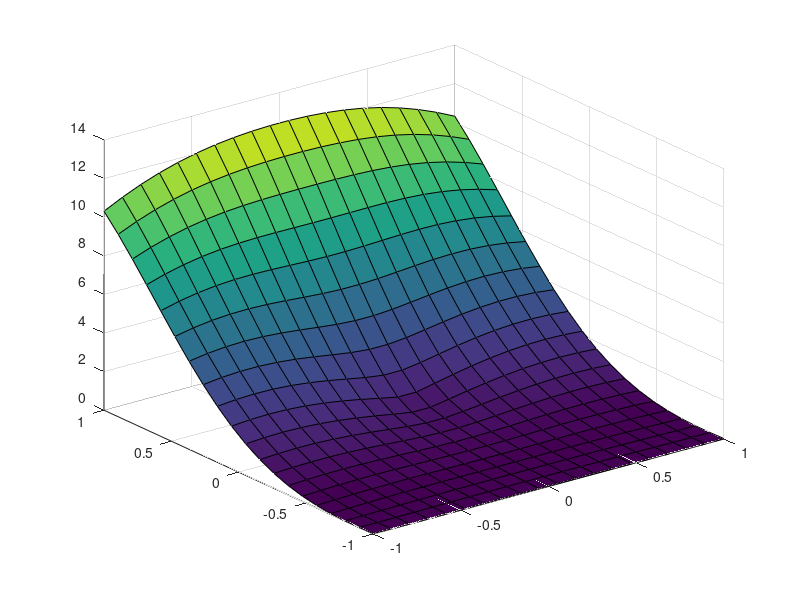

Reproduce this figure in MATLAB.
x=linspace(-1,1,20)
y=linspace(-1,1,20)
[xx, yy] = meshgrid(x,y);
zz = (sin(sqrt(yy.^2+xx.^2)) + cos(xx)+ 2*sin(yy)).^2;
figure;
surf(xx,yy,zz);